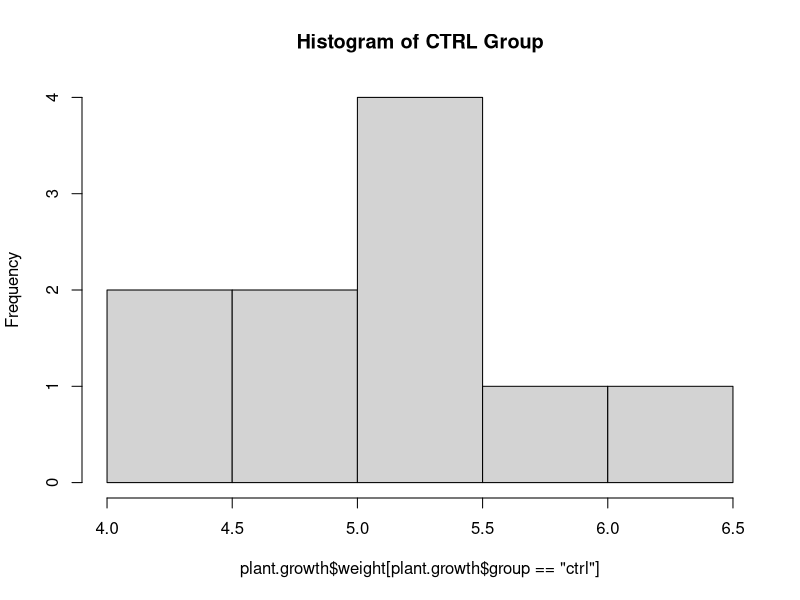
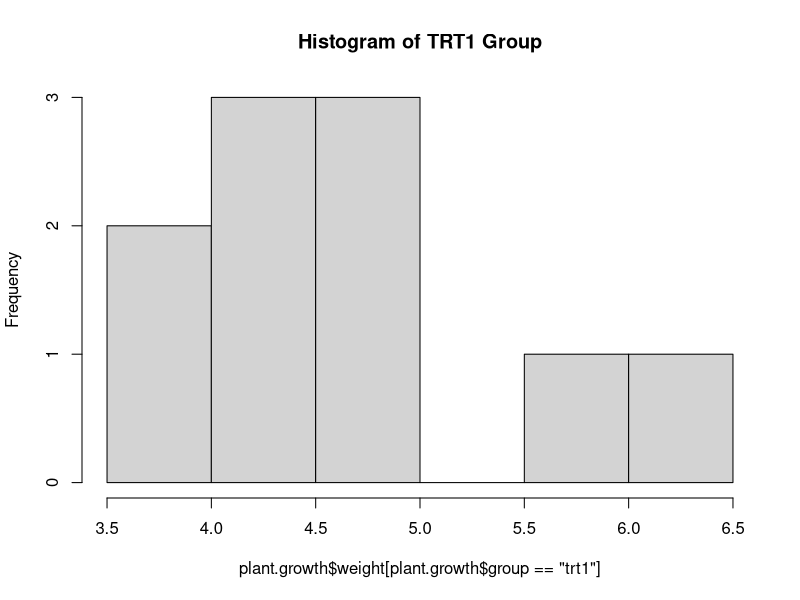
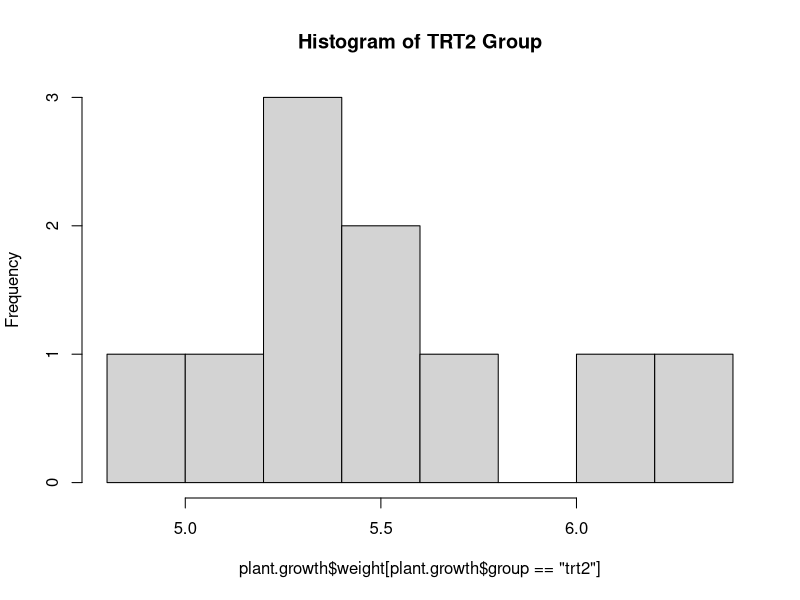
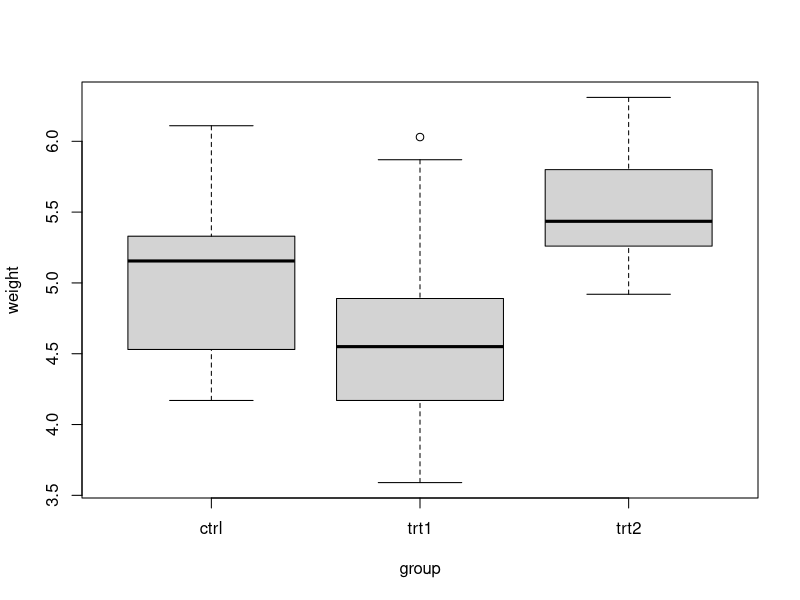

Generate these figures, in order, with R:
## ---- chunk 1
knitr::opts_chunk$set(echo = TRUE)
## ---- chunk 2
plant.growth<-PlantGrowth
summary(plant.growth)
## ---- chunk 3
hist.ctrl<-hist(plant.growth$weight[plant.growth$group=='ctrl'], main="Histogram of CTRL Group")
hist.trt1<-hist(plant.growth$weight[plant.growth$group=='trt1'], main="Histogram of TRT1 Group")
hist.trt2<-hist(plant.growth$weight[plant.growth$group=='trt2'], main="Histogram of TRT2 Group")
hist.ctrl
hist.trt1
hist.trt2
## ---- chunk 4
plant.boxplot<-boxplot(weight~group, data=plant.growth)
## ---- chunk 5
ctrl.v.trt1<-t.test(plant.growth$weight[plant.growth$group=="ctrl"], plant.growth$weight[plant.growth$group=='trt1'])
ctrl.v.trt1
## ---- chunk 6
ctrl.v.trt2<-t.test(plant.growth$weight[plant.growth$group=="ctrl"], plant.growth$weight[plant.growth$group=='trt2'])
ctrl.v.trt2
